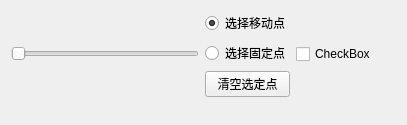
<?xml version="1.0" encoding="UTF-8"?>
<ui version="4.0">
 <class>Window</class>
 <widget class="QWidget" name="Window">
  <property name="geometry">
   <rect>
    <x>0</x>
    <y>0</y>
    <width>407</width>
    <height>114</height>
   </rect>
  </property>
  <property name="windowTitle">
   <string>Armadillo</string>
  </property>
  <layout class="QHBoxLayout" name="horizontalLayout_3">
   <item>
    <layout class="QHBoxLayout" name="horizontalLayout_2">
     <item>
      <layout class="QVBoxLayout" name="verticalLayout">
       <item>
        <layout class="QHBoxLayout" name="horizontalLayout">
         <item>
          <widget class="QSlider" name="horizontalSlider">
           <property name="maximum">
            <number>100</number>
           </property>
           <property name="singleStep">
            <number>1</number>
           </property>
           <property name="orientation">
            <enum>Qt::Horizontal</enum>
           </property>
          </widget>
         </item>
         <item>
          <layout class="QVBoxLayout" name="verticalLayout1">
           <item>
            <widget class="QRadioButton" name="radioButton_2">
             <property name="enabled">
              <bool>true</bool>
             </property>
             <property name="text">
              <string>选择移动点</string>
             </property>
             <property name="checked">
              <bool>true</bool>
             </property>
            </widget>
           </item>
           <item>
            <widget class="QRadioButton" name="radioButton">
             <property name="text">
              <string>选择固定点</string>
             </property>
             <property name="checked">
              <bool>false</bool>
             </property>
            </widget>
           </item>
           <item>
            <widget class="QPushButton" name="pushButton">
             <property name="text">
              <string>清空选定点</string>
             </property>
            </widget>
           </item>
          </layout>
         </item>
         <item>
          <widget class="QCheckBox" name="checkBox">
           <property name="text">
            <string>CheckBox</string>
           </property>
          </widget>
         </item>
        </layout>
       </item>
       <item>
        <spacer name="horizontalSpacer">
         <property name="orientation">
          <enum>Qt::Horizontal</enum>
         </property>
         <property name="sizeHint" stdset="0">
          <size>
           <width>248</width>
           <height>17</height>
          </size>
         </property>
        </spacer>
       </item>
      </layout>
     </item>
     <item>
      <spacer name="verticalSpacer">
       <property name="orientation">
        <enum>Qt::Vertical</enum>
       </property>
       <property name="sizeHint" stdset="0">
        <size>
         <width>20</width>
         <height>40</height>
        </size>
       </property>
      </spacer>
     </item>
    </layout>
   </item>
  </layout>
 </widget>
 <resources/>
 <connections/>
</ui>
